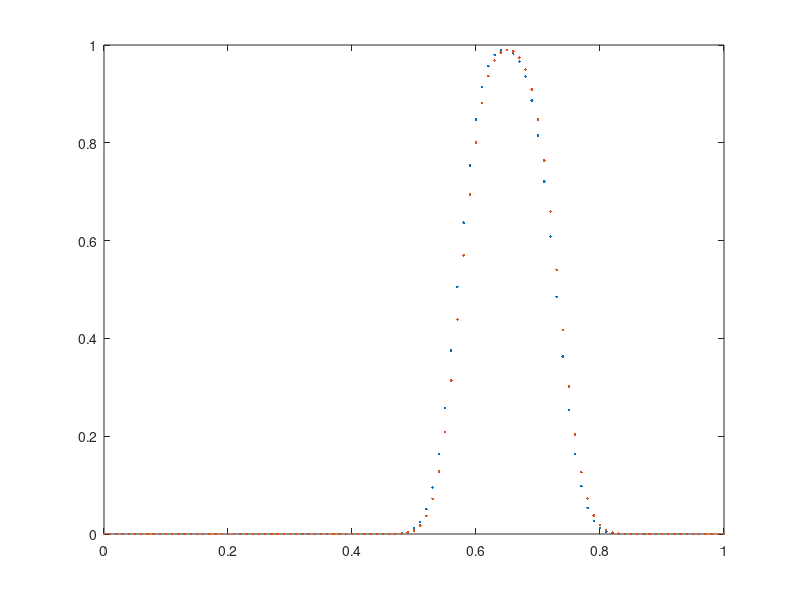

This chart was generated by the following MATLAB code:
% du/dt + a du/dx = 0

clear all; close all; clc;

%% Parameters
dx  = 1/100; 
cfl  = 0.9;
t_end = 0.5;

%% Discretization of Domain
x = 0:dx:1;
n = length(x);

%% Initial Condition
u0 = zeros(1,n);
idx = find(x>=0.2 & x<=0.4);
u0(idx) = 1;

%% Main Loop
% Initilize vector variables
u_next = zeros(size(u0)); % u^{n+1}

% Load Initial condition
u = u0;

% Main Loop
t = 0;
while t < t_end
    % plot every time step
    plot(x,u,'.')
    
    % Compute advection speed
    a = (1+x.^2)./(1+2*x*t+2*x.^2+x.^4);
    a_m = min(0,a);
    a_p = max(0,a);
    
    % compute time step
    dt = cfl*dx/abs(max(a));
    t = t + dt;
    
    for j = 2:n-1    
        % Using double Sided Upwind
        u_next(j) = u(j) - a_p(j)*dt/dx*(u(j)-u(j-1)) - a_m(j)*dt/dx*(u(j+1)-u(j));
    end
    
    % BC
    u_next(1) = 0;              % Dirichlet BC
    u_next(n) = u_next(n-1);    % Neumann BC
    
    % Update Parameters
    u = u_next;
    
    pause(0.01); drawnow
end

%% Compute exact solution at t = t_end
u_exact = zeros(1,n);
idx = find( x>=(0.2 - t_end/(1+0.2^2) ) & x<=(0.4 - t_end/(1+0.2^2)));
u_exact(idx) = 1;

%% Plot final Result
hold on
plot(x,u,'.')
% plot(x,u_exact,'o')
hold off